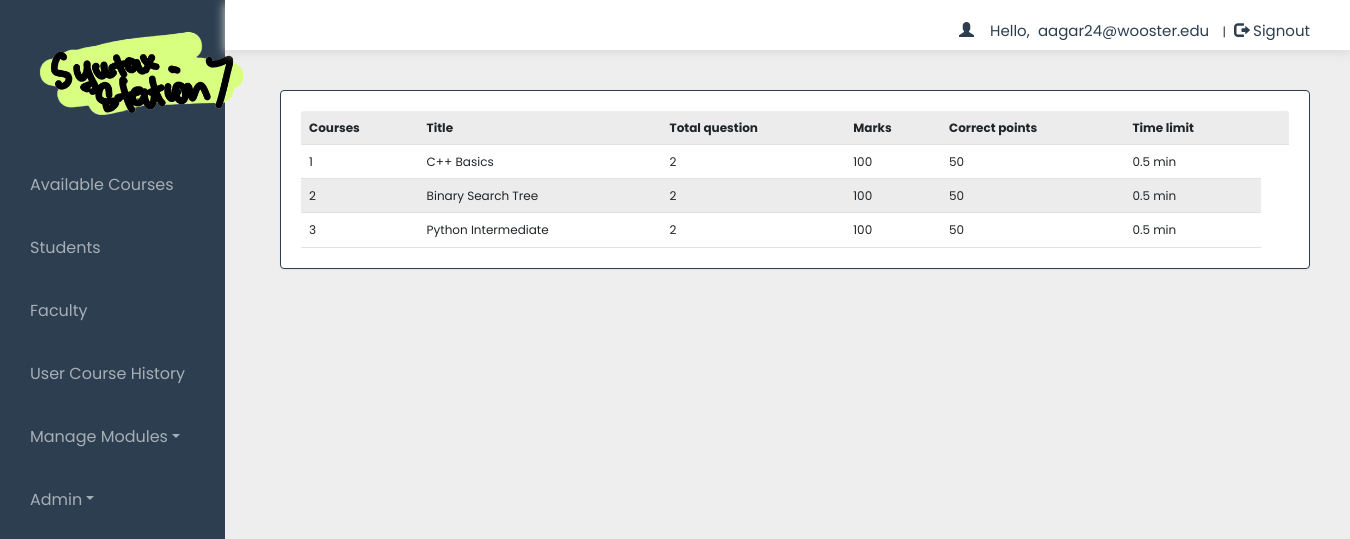
Page /dash.php (signed in) on the earlier database version.
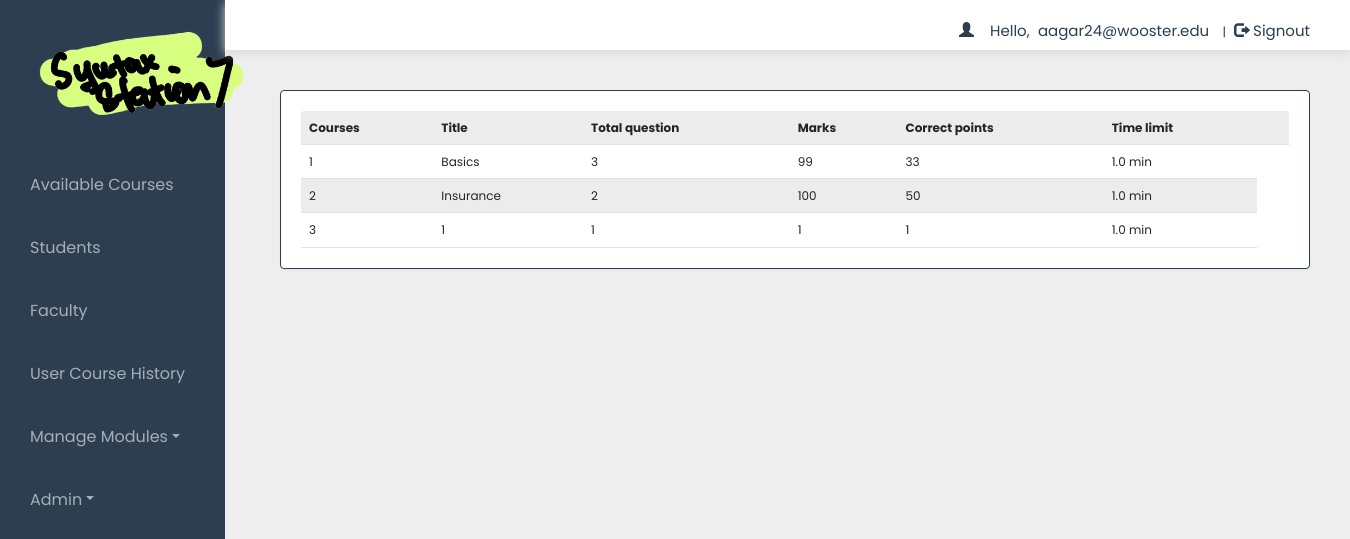
Same page on the later database version.
### tables this page shows
CREATE TABLE `quiz` (
  `eid` text NOT NULL,
  `title` varchar(100) NOT NULL,
  `sahi` int(11) NOT NULL,
  `total` int(11) NOT NULL,
  `time` decimal(2,1) NOT NULL,
  `intro` text NOT NULL,
  `date` timestamp NOT NULL DEFAULT current_timestamp() ON UPDATE current_timestamp(),
  `email` varchar(50) DEFAULT NULL
);

### dash.php (the view, shortened to what this page needs)
<!DOCTYPE html>
<html>
<head>
    <link href="https://cdn.jsdelivr.net/npm/bootstrap@5.2.0-beta1/dist/css/bootstrap.min.css" rel="stylesheet">
    <link rel="stylesheet" href="css/bootstrap.min.css" />
    <link rel="stylesheet" href="css/bootstrap-theme.min.css" />
    <link rel="stylesheet" href="css/main.css">
    <link rel="stylesheet" href="css/font.css">
</head>
<?php
include_once 'dbConnection.php';
$email = $_SESSION['email'];
?>
<body>
    <div class="container-fluid">
        <div class="leftNavbar">
            <div class="row g-0 flex-nowrap">
                <div class="col-lg-2 col-sm-2 col-md-3 px-sm-0 px-0" style="background-color:#2c3e50;">
                    <div class="d-flex flex-column align-items-center align-items-sm-start px-0 mx-0 pt-2 text-white min-vh-100">
                        <a href="https://www.ashesi.edu.gh/" class="d-flex align-items-center pb-4 mb-md-0 me-md-auto text-white text-decoration-none">
                            <div class="logo">
                            <img src="./images/SSLogo.png" alt="" width="220" style="margin-bottom: 5px; margin-left: 20px; margin-top: 10px">
                            </div>
                        </a>
                        <ul class="nav-links px-3 mx-0">
                            <li class="nav-item" <?php if (@$_GET['q'] == 10) echo 'class="active"'; ?>>
                                <a href="dash.php?q=10">Available Courses<span class="sr-only">(current)</span></a>
                            </li>
                            <li class="nav-item" <?php if (@$_GET['q'] == 11) echo 'class="active"'; ?>>
                                <a href="dash.php?q=11">Students</a>
                            </li>
                            <li class="nav-item" <?php if (@$_GET['q'] == 12) echo 'class="active"'; ?>>
                                <a href="dash.php?q=12">Faculty</a>
                            </li>
                            <li class="nav-item" <?php if (@$_GET['q'] == 13) echo 'class="active"'; ?>>
                                <a href="dash.php?q=13">User Course History</a>
                            </li>
                            <li class="dropdown nav-item <?php if (@$_GET['q'] == 4 || @$_GET['q'] == 5) echo 'active'; ?>">
                                <a href="#" class="dropdown-toggle" data-toggle="dropdown" role="button" aria-haspopup="true" aria-expanded="false">Manage Modules</a>
                            </li>
                            <li class="dropdown nav-item <?php if (@$_GET['q'] == 8 || @$_GET['q'] == 9) echo 'active'; ?>">
                                <a href="#" class="dropdown-toggle" data-toggle="dropdown" role="button" aria-haspopup="true" aria-expanded="false">Admin</a>
                            </li>
                        </ul>
                    </div>
                </div>
                <div class="container col-lg-10" style="padding: 0 !important; margin: 0 !important;">
                    <div class="header admin" style="height: 50px;">
                        <div class="px-5" style="background-color:#FFFFFF;">
                            <?php
                            if (!(isset($_SESSION['email']))) {
                                header("location:index.php");
                            } else {
                                echo '<span class="pull-right top title1" ><span class="log1"><span class="glyphicon glyphicon-user" aria-hidden="true"></span>&nbsp;&nbsp;&nbsp;&nbsp;Hello,</span> <a href="dash.php" class="log log1">' . $email . '</a>&nbsp;|&nbsp;<a href="logout.php?q=dash.php" class="log"><span class="glyphicon glyphicon-log-out" aria-hidden="true"></span>&nbsp;Signout</button></a></span>';
                            }
                            ?>
                        </div>
                    </div>
                    <div class="bg">
                        <div class="container ">
                            <div class="row">
                                <div class="col-lg-12 ">
                                    <?php if (@$_GET['q'] == 0) {
                                        $result = mysqli_query($con, "SELECT * FROM quiz ORDER BY date") or die('Error');
                                        echo  '
                                        <div class="panel">
                                            <table class="table table-striped title1">
                                                <tr>
                                                    <td>
                                                        <b>Courses</b>
                                                    </td>
                                                    <td>
                                                        <b>Title</b>
                                                    </td>
                                                    <td>
                                                        <b>Total question</b>
                                                    </td>
                                                    <td>
                                                        <b>Marks</b>
                                                    </td>
                                                    <td>
                                                        <b>Correct points</b>
                                                    </td>
                                                    <td>
                                                        <b>Time limit</b>
                                                    </td>
                                                    <td></td>
                                                </tr>';
                                        $c = 1;
                                        while ($row = mysqli_fetch_array($result)) {
                                            $title = $row['title'];
                                            $total = $row['total'];
                                            $sahi = $row['sahi'];
                                            $time = $row['time'];
                                            echo '<tr><td>' . $c++ . '</td><td>' . $title . '</td><td>' . $total . '</td><td>' . $sahi * $total . '</td><td>' . $sahi . '</td><td>' . $time . '&nbsp;min</td></tr>';
                                        }
                                        echo '</table></div>';
                                    }
                                    ?>
                                </div>
                            </div>
                        </div>
                    </div>
                </div>
            </div>
</body>
</html>

### css/main.css (style rules this page uses)
* { margin: 0; padding: 0; box-sizing: border-box; }
html { width: 100%; height: 100%; }
body { overflow-x:hidden; height: 100%; width:100%; font-size: 12px !important; font-family: "Poppins", sans-serif; background:#eee; min-height:550px; background-attachment:fixed; }
.bg { min-height:540px; }
.panel { border-color:#2c3e50; margin:40px; padding:20px; }
.header { background: #ffffff; height:100px; width: 100%; box-shadow: 0px 3px 10px rgb(218, 218, 218); }
.logo { font-size:35px; color:#ffbb33; margin:15px; }
ul { width: 100%; }
.nav-item { display: flex; align-items: center; font-size: 16px; list-style: none; padding: 20px 0; }
.nav-item a { width: 100%; color: rgba(255, 255, 255, 0.583); padding: 0px 20px; text-decoration: none; }
.top { margin-top:20px; }
.log1 { color:#2c3e50; margin-left:11px; font-size: 15px }
.log { margin:10px; margin-left:5px; color: #2c3e50; text-decoration:none; font-size:20px; font-size:15px; }

Differences in the rows shown:
removed quiz: title "C++ Basics", total "2", $sahi * $total "100", sahi "50", time "0.5"
removed quiz: title "Binary Search Tree", total "2", $sahi * $total "100", sahi "50", time "0.5"
removed quiz: title "Python Intermediate", total "2", $sahi * $total "100", sahi "50", time "0.5"
added quiz: title "Basics", total "3", $sahi * $total "99", sahi "33", time "1.0"
added quiz: title "Insurance", total "2", $sahi * $total "100", sahi "50", time "1.0"
added quiz: title "1", total "1", $sahi*$total "1", sahi "1", time "1.0"
